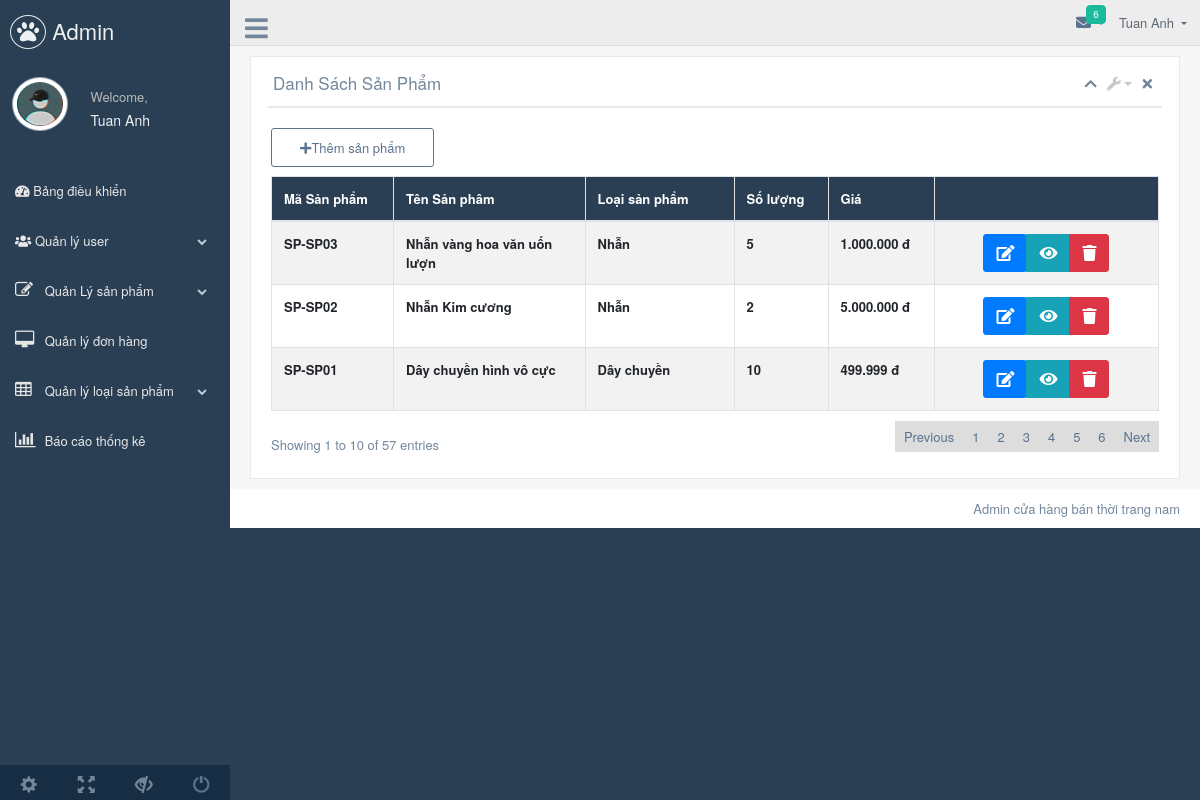
The app's page /admin/dashboard.php?page=list/list_product with its own data.
### tables this page shows
CREATE TABLE `sanpham` (
  `masp` varchar(20) NOT NULL,
  `maloai` varchar(20) DEFAULT NULL,
  `tensp` varchar(100) DEFAULT NULL,
  `soluong` int(30) DEFAULT NULL,
  `gia` float DEFAULT NULL,
  `anh` varchar(30) DEFAULT NULL,
  `mota` text DEFAULT NULL
);

CREATE TABLE `loaisp` (
  `maloai` varchar(20) NOT NULL,
  `tenloai` varchar(50) DEFAULT NULL,
  `Mota` text DEFAULT NULL
);

### admin/list/list_product.php (the view, shortened to what this page needs)
<div class="x_panel">
  <div class="x_title">
    <h2>Danh Sách Sản Phẩm <small></small></h2>
    <ul class="nav navbar-right panel_toolbox">
      <li><a class="collapse-link"><i class="fa fa-chevron-up"></i></a>
      </li>
      <li class="dropdown">
        <a href="#" class="dropdown-toggle" data-toggle="dropdown" role="button" aria-expanded="false"><i class="fa fa-wrench"></i></a>
      </li>
      <li><a class="close-link"><i class="fa fa-close"></i></a>
      </li>
    </ul>
  <div class="clearfix"></div>
</div>
<div class="x_content">
  <div class="row">
    <div class="col-sm-12">
      <div class="card-box table-responsive">
        <div class="btn__add" style = " margin-top: 15px; border-radius:3px">
          <a href="./dashboard.php?page=add/add_product" style = "padding: 9px 28px; border: 1px solid;border-radius:3px"><i class="fa fa-plus"></i>Thêm sản phẩm</a>
        </div>
        <div class="col-sm-6"><div id="datatable_filter" class="dataTables_filter"><label> <class="form-control" input-sm placeholder="" aria-controls="datatable"></label></div></div></div><div class="row"><div class="col-sm-12"><table id="datatable" class="table table-striped table-bordered dataTable no-footer" style="width: 100%;" role="grid" aria-describedby="datatable_info">
        <thead>
          <tr style= "background-color: #2a3f54;color: #fff;" role="row"><th class="sorting_asc" tabindex="0" aria-controls="datatable" rowspan="1" colspan="1" aria-sort="ascending" aria-label="Name: activate to sort column descending" style="width: 109px;">Mã Sản phẩm</th>
            <th class="sorting" tabindex="0" aria-controls="datatable" rowspan="1" colspan="1" aria-label="Position: activate to sort column ascending" style="width: 171px;">Tên Sản phâm</th>
            <th class="sorting" tabindex="0" aria-controls="datatable" rowspan="1" colspan="1" aria-label="Office: activate to sort column ascending" style="width: 133px;">Loại sản phẩm </th>
            <th class="sorting" tabindex="0" aria-controls="datatable" rowspan="1" colspan="1" aria-label="Age: activate to sort column ascending" style="width: 84px;">Số lượng</th>
            <th class="sorting" tabindex="0" aria-controls="datatable" rowspan="1" colspan="1" aria-label="Start date: activate to sort column ascending" style="width: 95px;">Giá</th>
            <th class="sorting" tabindex="0" aria-controls="datatable" rowspan="1" colspan="1" aria-label="Salary: activate to sort column ascending" style="width: 200px;"></th>
          </tr>
        </thead>
        <tbody>
          <?php
            $qry = $conn->query("select masp,tensp,LoaiSP.tenloai as tenloais,soluong,gia,anh,Sanpham.mota as motas from Sanpham,LoaiSP where Sanpham.maloai = LoaiSP.maloai ORDER BY masp DESC");
            while($row= $qry->fetch_assoc()):
          ?>
          <tr>
            <td><b>SP-<?php echo $row['masp'] ?></b></td>
            <td><b><?php echo ($row['tensp']) ?></b></td>
            <td><b><?php echo ($row['tenloais'])?></b></td>
            <td><b><?php echo $row['soluong'] ?></b></td>
            <td><b><?php echo number_format($row['gia'],0,',','.').' đ' ?></b></td>
            <td class="text-center">
              <div class="btn-group">
                  <form action="./dashboard.php?page=update/update_product" method = "POST">
                    <button type = "submit" name = "edit_data_btn" class="btn btn-primary btn-flat">
                    <i class="fas fa-edit"></i>
                  </button>
                </form>
                <a href="./dashboard.php?page=view_product&masp=<?php echo $row['masp'] ?>" class="btn btn-info btn-flat">
                  <i class="fas fa-eye"></i>
                </a>
                <a href="./dashboard.php?page=delete/delete_product&masp=<?php echo $row['masp'] ?>" class="btn-infos btn  btn-flat">
                <i class="fas fa-trash"></i>
                </a>
              </div>
            </td>
          </tr>
          <?php endwhile; ?>
        </tbody>
        </table></div></div><div class="row"><div class="col-sm-5"><div class="dataTables_info" id="datatable_info" role="status" aria-live="polite">Showing 1 to 10 of 57 entries</div></div><div class="col-sm-7"><div class="dataTables_paginate paging_simple_numbers" id="datatable_paginate"><ul class="pagination"><li class="paginate_button previous disabled" id="datatable_previous"><a href="#" aria-controls="datatable" data-dt-idx="0" tabindex="0">Previous</a></li><li class="paginate_button active"><a href="#" aria-controls="datatable" data-dt-idx="1" tabindex="0">1</a></li><li class="paginate_button "><a href="#" aria-controls="datatable" data-dt-idx="2" tabindex="0">2</a></li><li class="paginate_button "><a href="#" aria-controls="datatable" data-dt-idx="3" tabindex="0">3</a></li><li class="paginate_button "><a href="#" aria-controls="datatable" data-dt-idx="4" tabindex="0">4</a></li><li class="paginate_button "><a href="#" aria-controls="datatable" data-dt-idx="5" tabindex="0">5</a></li><li class="paginate_button "><a href="#" aria-controls="datatable" data-dt-idx="6" tabindex="0">6</a></li><li class="paginate_button next" id="datatable_next"><a href="#" aria-controls="datatable" data-dt-idx="7" tabindex="0">Next</a></li></ul></div></div></div></div>
      </div>
    </div>
  </div>
</div>

### admin/dashboard.php (shortened to what this page needs)
<!DOCTYPE html>
<html lang="en">
  <head>
    <link rel="stylesheet" href="./css/style.css">
    <link rel="stylesheet" href="https://cdnjs.cloudflare.com/ajax/libs/font-awesome/6.4.0/css/all.min.css"
 />
    <link href="vendors/bootstrap/dist/css/bootstrap.min.css" rel="stylesheet">
    <link href="vendors/font-awesome/css/font-awesome.min.css" rel="stylesheet">
    <link href="vendors/nprogress/nprogress.css" rel="stylesheet">
    <link href="vendors/iCheck/skins/flat/green.css" rel="stylesheet">
    <link href="vendors/bootstrap-progressbar/css/bootstrap-progressbar-3.3.4.min.css" rel="stylesheet">
    <link href="vendors/jqvmap/dist/jqvmap.min.css" rel="stylesheet"/>
    <link href="vendors/bootstrap-daterangepicker/daterangepicker.css" rel="stylesheet">
    <link href="build/css/custom.min.css" rel="stylesheet">
  </head>
  <body class="nav-md" style="height: auto;">
    <div class="container body">
      <div class="main_container">
       <?php
              include("2404/menu.php");
               include("2404/top.php");
       ?>
        <div class="right_col" role="main">
        <?php
          $page = isset($_GET['page']) ? $_GET['page'] : 'home';
          include $page.'.php';
          ?>
        </div>
        <footer>
          <div class="pull-right">
            Admin cửa hàng bán thời trang nam <a href="https://colorlib.com"></a>
          </div>
          <div class="clearfix"></div>
        </footer>
      </div>
  </body>
</html>

### admin/2404/menu.php (shortened to what this page needs)
<link
  rel="stylesheet"
  href="https://cdnjs.cloudflare.com/ajax/libs/font-awesome/5.15.4/css/all.min.css"
/>
<div class="col-md-3 left_col">
  <div class="left_col scroll-view">
    <div class="navbar nav_title" style="border: 0">
      <a href="index.html" class="site_title"
        ><i class="fa fa-paw"></i> <span>Admin</span></a
      >
    </div>
    <div class="profile clearfix">
      <div class="profile_pic">
        <img src="./images/avata.png" alt="..." class="img-circle profile_img" />
      </div>
      <div class="profile_info">
        <span>Welcome,</span>
        <h2>Tuan Anh</h2>
      </div>
    </div>
    <br />
    <div id="sidebar-menu" class="main_menu_side hidden-print main_menu">
      <div class="menu_section">
        <ul class="nav side-menu">
          <li>
            <a href="./dashboard.php?page=home"
              ><i class="fas fa-tachometer-alt"></i> Bảng điều khiển</a
            >
          </li>
          <li>
            <a
              ><i class="fas fa-users"></i> Quản lý user
              <span class="fa fa-chevron-down"></span
            ></a>
          </li>
          <li>
            <a
              ><i class="fa fa-edit"></i> Quản Lý sản phẩm
              <span class="fa fa-chevron-down"></span
            ></a>
          </li>
          <li>
            <a href="./dashboard.php?page=list/list_oder"
              ><i class="fa fa-desktop"></i> Quản lý đơn hàng </a>
          </li>
          <li>
            <a
              ><i class="fa fa-table"></i> Quản lý loại sản phẩm
              <span class="fa fa-chevron-down"></span
            ></a>
          </li>
          <li>
            <a href="./dashboard.php?page=thongke"
              ><i class="fa fa-bar-chart-o"></i> Báo cáo thống kê
            </a>
          </li>
        </ul>
      </div>
    </div>
    <div class="sidebar-footer hidden-small">
      <a data-toggle="tooltip" data-placement="top" title="Settings">
        <span class="glyphicon glyphicon-cog" aria-hidden="true"></span>
      </a>
      <a data-toggle="tooltip" data-placement="top" title="FullScreen">
        <span class="glyphicon glyphicon-fullscreen" aria-hidden="true"></span>
      </a>
      <a data-toggle="tooltip" data-placement="top" title="Lock">
        <span class="glyphicon glyphicon-eye-close" aria-hidden="true"></span>
      </a>
      <a
        data-toggle="tooltip"
        data-placement="top"
        title="Logout"
        href="login.html"
      >
        <span class="glyphicon glyphicon-off" aria-hidden="true"></span>
      </a>
    </div>
  </div>
</div>

### admin/2404/top.php (shortened to what this page needs)
<div class="top_nav">
  <div class="nav_menu">
    <div class="nav toggle">
      <a id="menu_toggle"><i class="fa fa-bars"></i></a>
    </div>
    <nav class="nav navbar-nav">
      <ul class=" navbar-right">
        <li class="nav-item dropdown open" style="padding-left: 15px;">
          <a href="javascript:;" class="user-profile dropdown-toggle" aria-haspopup="true" id="navbarDropdown" data-toggle="dropdown" aria-expanded="false">
            Tuan Anh
          </a>
        </li>
        <li role="presentation" class="nav-item dropdown open">
          <a href="javascript:;" class="dropdown-toggle info-number" id="navbarDropdown1" data-toggle="dropdown" aria-expanded="false">
            <i class="fa fa-envelope-o"></i>
            <span class="badge bg-green">6</span>
          </a>
        </li>
      </ul>
    </nav>
  </div>
</div>

### admin/css/style.css (style rules this page uses)
* { margin: 0; box-sizing: border-box; padding: 0; }
html { font-family: "Nunito Sans", sans-serif; }
body { height: 1000px; }
.container { padding-right: 15px; padding-left: 15px; margin-right: auto; margin-left: auto; max-width: 1170px; }
.row { display: flex; align-items: center; justify-content: space-between; flex-wrap: wrap; }

### admin/list/list_product.php (style rules this page uses)
.btn-infos { background-color:#dc3545; border-color:#dc3545; color:#fff; }

### records on screen
sanpham: masp "SP03", tensp "Nhẫn vàng hoa văn uốn lượn", maloai.tenloai "Nhẫn", soluong "5", gia "1.000.000"
sanpham: masp "SP02", tensp "Nhẫn Kim cương", maloai.tenloai "Nhẫn", soluong "2", gia "5.000.000"
sanpham: masp "SP01", tensp "Dây chuyền hình vô cực", maloai.tenloai "Dây chuyền", soluong "10", gia "499.999"
